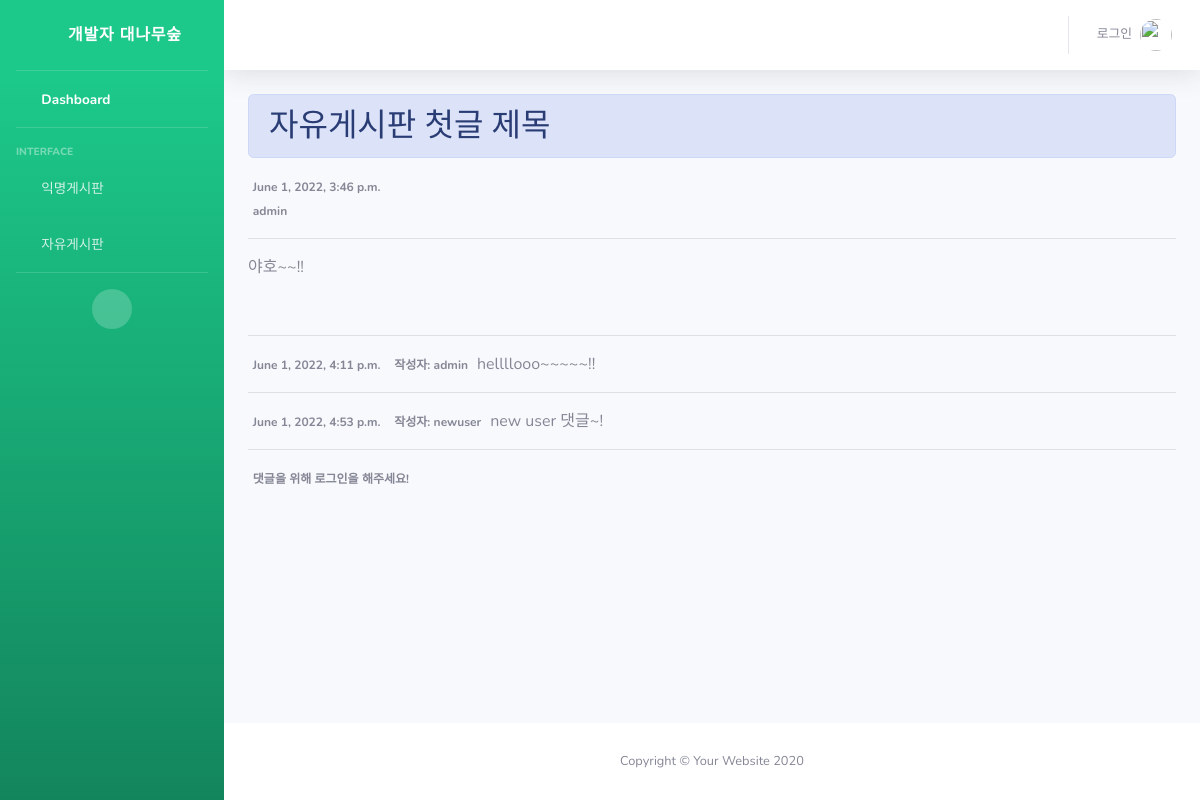
The page /freedetail/1 on the database its author committed.
### snsapp/models.py (models this page shows, shortened)
class FreePost(models.Model):
    title = models.CharField(max_length=200)
    body = models.TextField()
    date = models.DateTimeField(auto_now_add=True)
    author =  models.ForeignKey(User, on_delete=models.CASCADE)

class FreeComment(models.Model):
    comment = models.TextField()
    date = models.DateTimeField(auto_now_add=True)
    post = models.ForeignKey(FreePost, null=True, blank=True, on_delete=models.CASCADE)
    author = models.ForeignKey(User,on_delete=models.CASCADE,null=True)
    def __str__(self):
        return self.comment

### snsapp/views.py (the view)
# urls.py: path('freedetail/<int:post_id>',views.freedetail, name='freedetail'),
def freedetail(request, post_id):
    post_detail = get_object_or_404(FreePost, pk=post_id)
    comment_form = FreeCommentForm()
    return render(request, 'free_detail.html', {'post_detail':post_detail, 'comment_form': comment_form})

### snsapp/templates/free_detail.html
{% extends 'base.html' %} {% block content %}
<h2 class="alert alert-primary">{{ post_detail.title }}</h2>
<span class="badge rounded-pill bg-light">{{ post_detail.date}}</span>
<br />
<span class="badge rounded-pill bg-light"
  >{{ post_detail.author.username}}</span
>
<hr />
<p>{{ post_detail.body }}</p>
<br />
<hr />
{% for comment in post_detail.freecomment_set.all %}
<span class="badge rounded-pill bg-light">{{ comment.date}}</span>
<span class="badge rounded-pill bg-light"
  >작성자: {{ comment.author.username}}</span
>
{{ comment }}
<hr />
{% endfor %}
{% if user.is_authenticated %}
<form method="POST" action="{% url 'new_freecomment' post_detail.id  %}">
  {% csrf_token %}
  <div class="form-group">{{ comment_form }}</div>
  <input
    type="submit"
    class="btn btn-primary btn-icon-split btn-sm"
    value="댓글 입력"
  />
</form>
{%else%}
<span class="badge rounded-pill bg-light">댓글을 위해 로그인을 해주세요!</span>
{%endif%} {% endblock %}

### rows shown on the page
FreePost: title "자유게시판 첫글 제목", date "June 1, 2022, 3:46 p.m.", author.username "admin", body "야호~~!!"
FreeComment: date "June 1, 2022, 4:11 p.m.", author.username "admin", comment "hellllooo~~~~~!!"
FreeComment: date "June 1, 2022, 4:53 p.m.", author.username "newuser", comment "new user 댓글~!"
